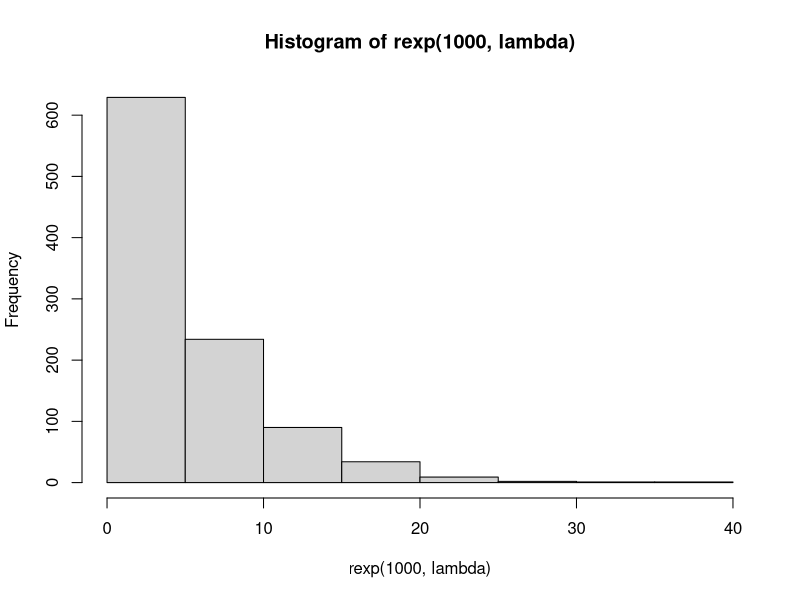
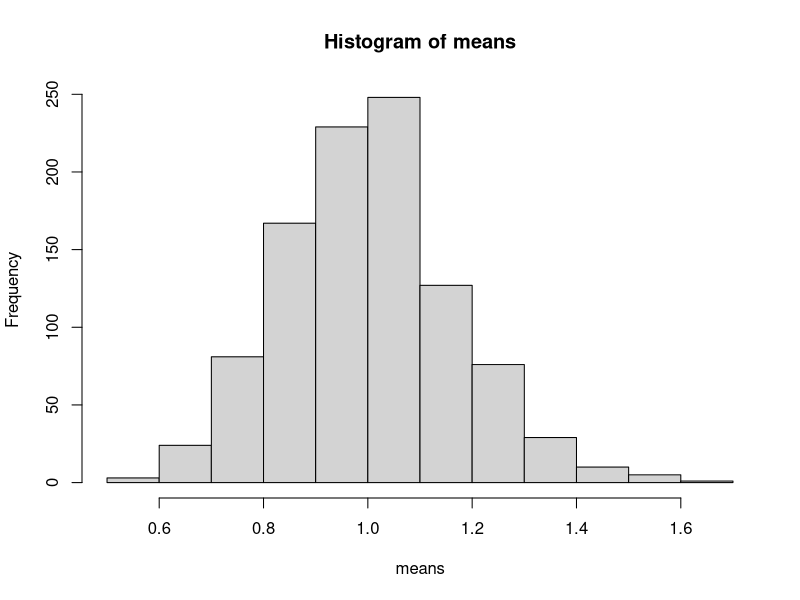

Reproduce these figures in R, in order.
## ---- chunk 1
n      = 40
lambda = .2
## ---- chunk 2
hist(rexp(1000, lambda))

means = NULL
for(i in 1:1000) means = c(means, mean(rexp(40)))
hist(means)
## ---- chunk 3

